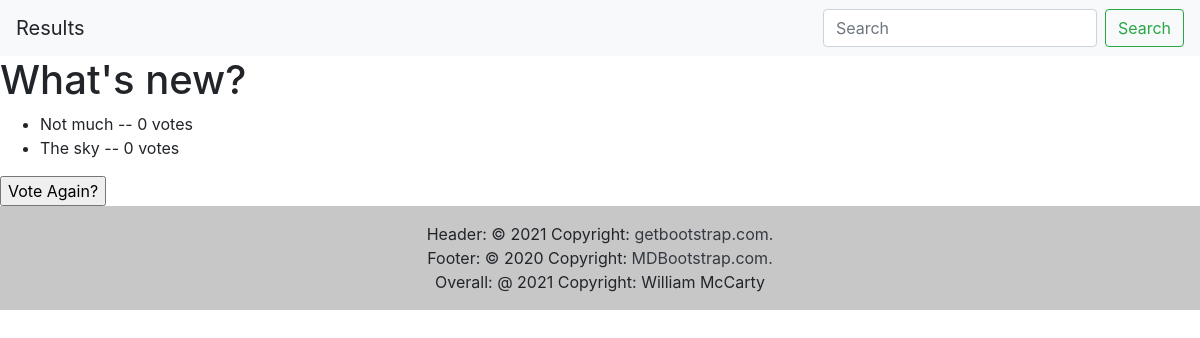
The app's page /polls/1/results/, older data.
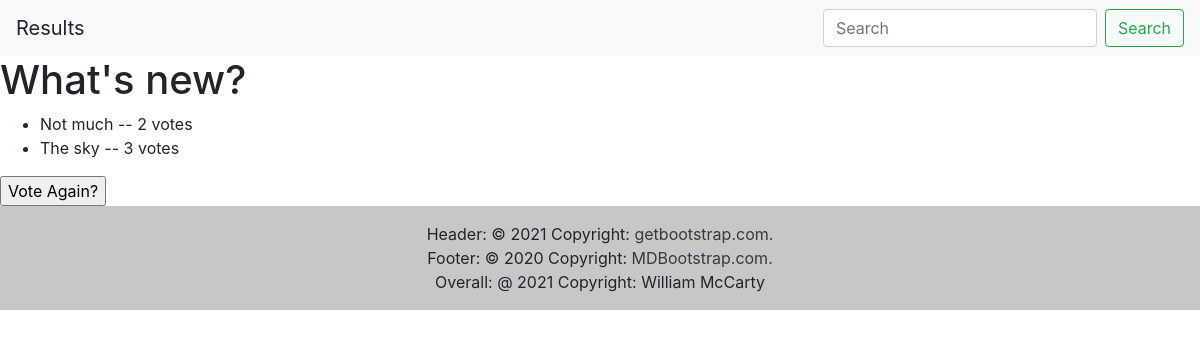
The same page, newer data.
### polls/models.py (models this page shows, shortened)
class Choice(models.Model):
    question = models.ForeignKey(Question, on_delete=models.CASCADE)
    choice_text = models.CharField(max_length=200)
    votes = models.IntegerField(default=0)

### polls/views.py (the view)
# urls.py: path('<int:pk>/results/', views.ResultsView.as_view(), name='results'),
class ResultsView(generic.DetailView):
    model = Question
    template_name = 'polls/results.html'

### polls/templates/polls/results.html (shortened to what this page needs)
<!doctype html>
<html lang="en">
      <head>
            <link rel="stylesheet" href="https://stackpath.bootstrapcdn.com/bootstrap/4.1.3/css/bootstrap.min.css">
      </head>
      <header>
            <nav class="navbar navbar-light bg-light">
                <a class="navbar-brand">Results</a>
                <form class="form-inline">
                  <input class="form-control mr-sm-2" type="search" placeholder="Search" aria-label="Search">
                  <button class="btn btn-outline-success my-2 my-sm-0" type="submit">Search</button>
                </form>
            </nav>
      </header>
      <body>
        <h1>{{ question.question_text }}</h1>
        <ul>
        {% for choice in question.choice_set.all %}
            <li>{{ choice.choice_text }} -- {{ choice.votes }} vote{{ choice.votes|pluralize }}</li>
        {% endfor %}
        </ul>
        <form action="{% url 'polls:detail' question.id %}">
          <input type="submit" value="Vote Again?">
        </form>
      </body>
      <footer class="bg-light text-center text-lg-start">
        <div class="text-center p-3" style="background-color: rgba(0, 0, 0, 0.2)">
          Header:
          © 2021 Copyright:
          <a class="text-dark" href="https://getbootstrap.com/"> getbootstrap.com.<br /></a>
          Footer:
          © 2020 Copyright:
          <a class="text-dark" href="https://mdbootstrap.com/"> MDBootstrap.com.<br /></a>
          Overall:
          @ 2021 Copyright: William McCarty
        </div>
      </footer>
</html>

Row changes from the older to the newer data that the page shows:
changed Choice "Not much": votes "0" → "2"
changed Choice "The sky": votes "0" → "3"
